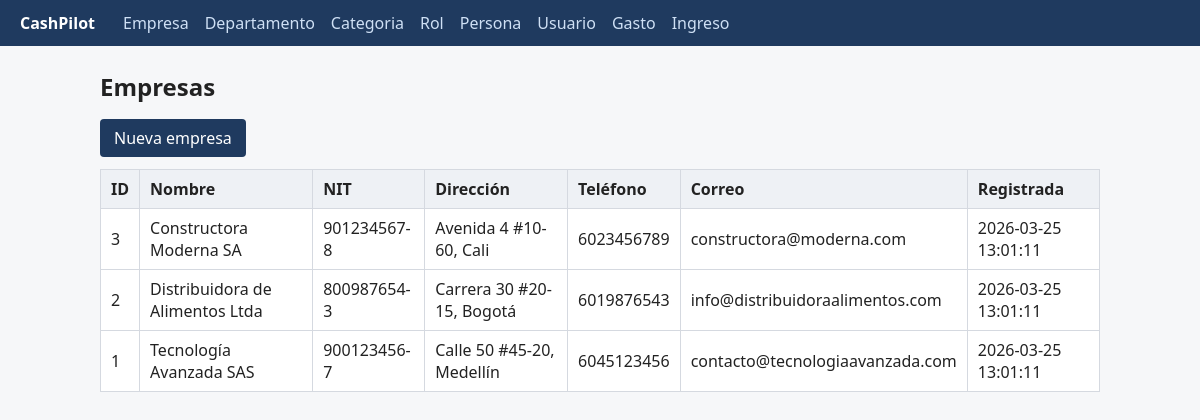
The app's page /empresa with its own data.
### tables this page shows
CREATE TABLE empresa (
    id_empresa      INT          NOT NULL AUTO_INCREMENT,
    nombre_empresa  VARCHAR(120) NOT NULL,
    nit             VARCHAR(20)  NOT NULL,
    direccion       VARCHAR(200) NULL,
    telefono        VARCHAR(20)  NULL,
    correo          VARCHAR(120) NULL,
    fecha_registro  DATETIME     NOT NULL DEFAULT CURRENT_TIMESTAMP,
    PRIMARY KEY (id_empresa),
    UNIQUE KEY uq_empresa_nit (nit)
);

### app/controllers/empresaController.php (called while the page is built, shortened)
<?php
require_once __DIR__ . "/../models/empresa.php";
class EmpresaController
{
    public function index()
    {
        try {
            $empresaModel = new Empresa();
            $empresas = $empresaModel->getAll();
            require __DIR__ . "/../views/empresa/index.php";
        } catch (PDOException $e) {
            mostrarError("las empresas", $e);
        }
    }
}

### config/helpers.php (called while the page is built, shortened)
<?php
function e($valor)
{
    return htmlspecialchars((string) ($valor ?? ''), ENT_QUOTES, 'UTF-8');
}
function url($ruta = '')
{
    return BASE_PATH . $ruta;
}

### config/Database.php (called while the page is built, shortened)
<?php
class Database
{
    private $host;
    private $port;
    private $nombredb;
    private $user;
    private $password;
    public function __construct()
    {
        $env = parse_ini_file(__DIR__ . "/../.env");
        $this->host     = $env['DB_HOST'];
        $this->port     = $env['DB_PORT'];
        $this->nombredb = $env['DB_NAME'];
        $this->user     = $env['DB_USER'];
        $this->password = $env['DB_PASSWORD'];
    }
    public function connect()
    {
        $dsn = "mysql:host={$this->host};port={$this->port};dbname={$this->nombredb};charset=utf8mb4";
        $this->connection = new PDO($dsn, $this->user, $this->password);
        $this->connection->setAttribute(PDO::ATTR_ERRMODE, PDO::ERRMODE_EXCEPTION);
        return $this->connection;
    }
}

### app/models/empresa.php (called while the page is built, shortened)
<?php
require_once __DIR__ . "/../../config/Database.php";
class Empresa
{
    private $connection;
    public function __construct()
    {
        $database = new Database();
        $this->connection = $database->connect();
    }
    public function getAll()
    {
        $sql = "SELECT id_empresa, nombre_empresa, nit, direccion, telefono, correo, fecha_registro
                FROM empresa
                ORDER BY nombre_empresa";
        $consulta = $this->connection->query($sql);
        return $consulta->fetchAll(PDO::FETCH_ASSOC);
    }
}

### app/views/empresa/index.php (the view)
<h1>Empresas</h1>
<p class="acciones"><a class="boton" href="<?= url('/empresa/crear') ?>">Nueva empresa</a></p>
<?php if (!empty($empresas)) : ?>
    <table>
        <tr>
            <th>ID</th><th>Nombre</th><th>NIT</th><th>Dirección</th><th>Teléfono</th><th>Correo</th><th>Registrada</th>
        </tr>
        <?php foreach ($empresas as $empresa) : ?>
            <tr>
                <td><?= e($empresa['id_empresa']) ?></td>
                <td><?= e($empresa['nombre_empresa']) ?></td>
                <td><?= e($empresa['nit']) ?></td>
                <td><?= e($empresa['direccion']) ?></td>
                <td><?= e($empresa['telefono']) ?></td>
                <td><?= e($empresa['correo']) ?></td>
                <td><?= e($empresa['fecha_registro']) ?></td>
            </tr>
        <?php endforeach; ?>
    </table>
<?php else : ?>
    <p>No hay empresas para mostrar.</p>
<?php endif; ?>

### public/estilos.css (style rules this page uses)
body { font-family: system-ui, Arial, sans-serif; margin: 0; color: #222; background: #f6f7f9; }
h1 { font-size: 1.5rem; }
table { border-collapse: collapse; width: 100%; background: #fff; }
th, td { border: 1px solid #d5d9e0; padding: 8px 10px; text-align: left; }
th { background: #eef1f5; }
.acciones { margin: 12px 0; }
.boton { display: inline-block; background: #1f3a5f; color: #fff; padding: 8px 14px; border: 0; border-radius: 4px; text-decoration: none; cursor: pointer; font-size: 1rem; }

### records on screen
empresa: id_empresa "3", nombre_empresa "Constructora Moderna SA", nit "901234567-8", direccion "Avenida 4 #10-60, Cali", telefono "6023456789", correo "constructora@moderna.com", fecha_registro "2026-03-25 13:01:11"
empresa: id_empresa "2", nombre_empresa "Distribuidora de Alimentos Ltda", nit "800987654-3", direccion "Carrera 30 #20-15, Bogotá", telefono "6019876543", correo "info@distribuidoraalimentos.com", fecha_registro "2026-03-25 13:01:11"
empresa: id_empresa "1", nombre_empresa "Tecnología Avanzada SAS", nit "900123456-7", direccion "Calle 50 #45-20, Medellín", telefono "6045123456", correo "contacto@tecnologiaavanzada.com", fecha_registro "2026-03-25 13:01:11"

### other values on screen
$nombre "Empresa"
$nombre "Departamento"
$nombre "Categoria"
$nombre "Rol"
$nombre "Persona"
$nombre "Usuario"
$nombre "Gasto"
$nombre "Ingreso"
